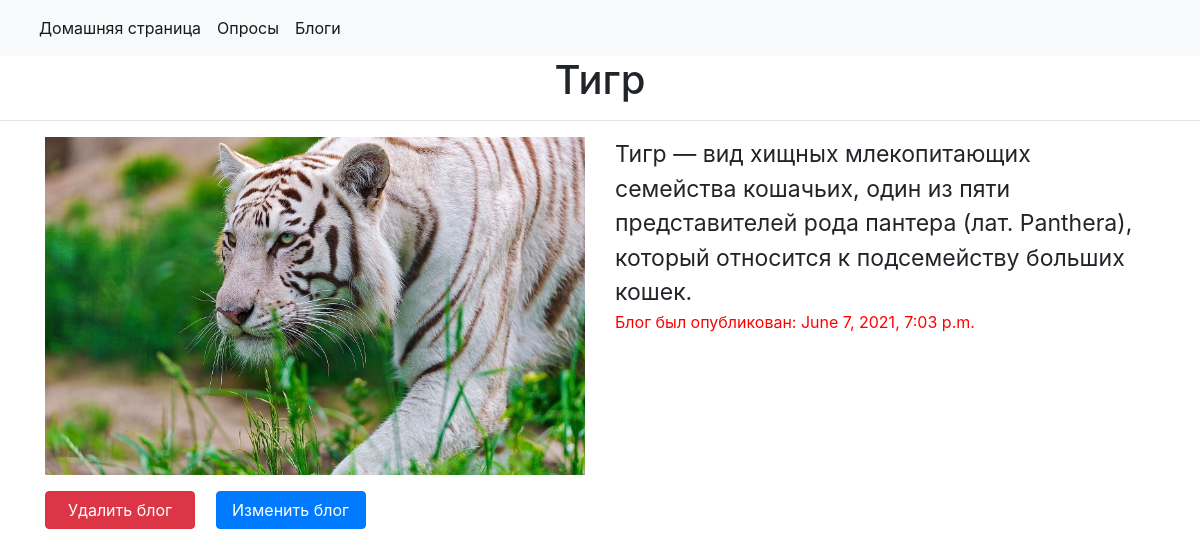
Page /blogs/11/ on the committed database.
### blogs/models.py (models this page shows, shortened)
class Blog(models.Model):
    title = models.CharField(max_length=200, verbose_name="Заголовок")
    content = models.TextField(verbose_name="Содержание")
    pub_date = models.DateTimeField(default=timezone.now(), verbose_name="Дата публикации")
    image = models.ImageField(upload_to='images/', verbose_name="Картинка")

### blogs/views.py (the view)
# urls.py: path('<int:pk>/', views.DetailView.as_view(), name='detail'),
class DetailView(generic.DetailView):
    model = Blog
    template_name = 'blogs/detail.html'

### blogs/templates/blogs/detail.html (shortened to what this page needs)
{% extends 'polls/navbar.html' %}
{% block content %}
        <h1 align="center">
                {{ blog.title }}
        </h1><hr>
<div class="container">
      <div class="row align-items-start">
        <div class="col" style="overflow: hidden">
            <p><img src="{{ blog.image.url }}" height="100%" width="100%"></p>
            <button class="btn btn-danger" style="width:150px"
                    onclick="document.location='../../blogs/{{ blog.id }}/blog_delete/'">Удалить блог</button>
            <i class="px-2"></i>
            <button class="btn btn-primary" style="width:150px"
                    onclick="document.location='../../blogs/{{ blog.id }}/blog_update/'">Изменить блог</button>
        </div>
    <div class="col">
        <big><big>{{ blog.content }}</big></big>
        <br>
        <p  style="color:red">
            Блог был опубликован: {{ blog.pub_date }}
    </div>
</div>
</div>
{% endblock %}

### rows in the picture
Blog: title "Тигр", image (picture), content "Тигр — вид хищных млекопитающих семейства кошачьих, один из пяти представителей рода пантера (лат. Panthera), который относится к подсемейству больших кошек.", pub_date "June 7, 2021, 7:03 p.m."
